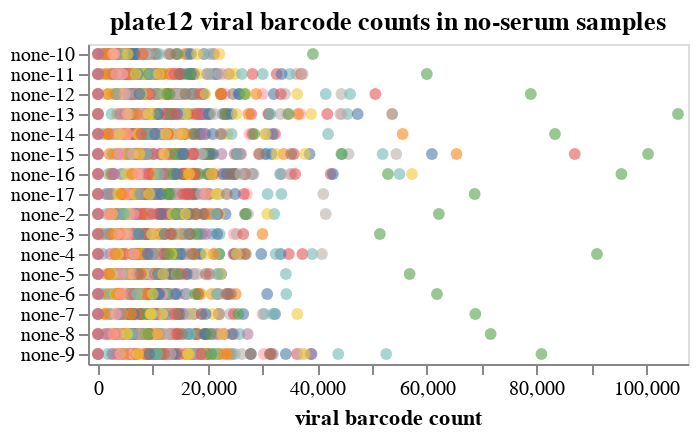

Notebook code for this chart:
### Markdown cell above
Compute and plot the no-serum sample viral barcode counts and check if they pass the QC filters.

### Code cell
no_serum_counts = (
    counts
    .query("serum == 'none'")
    .query("not neut_standard")
    .merge(neut_standard_counts, validate="many_to_one")
    [["barcode", "strain", "sample_noplate", "count", "neut_standard_count"]]
    .assign(
        passes_qc=lambda x: (
            x["count"] >= qc_thresholds["min_no_serum_viral_barcode_count"]
        ),
    )
)

# make chart
no_serum_counts_chart = (
    alt.Chart(no_serum_counts)
    .add_params(barcode_selection)
    .encode(
        alt.X("count", title="viral barcode count", scale=alt.Scale(nice=False, padding=5)),
        alt.Y("sample_noplate", title=None),
        alt.Fill("barcode", legend=None),
        strokeWidth=alt.condition(barcode_selection, alt.value(2), alt.value(0)),
        size=alt.condition(barcode_selection, alt.value(60), alt.value(35)),
        tooltip=no_serum_counts.columns.tolist(),
    )
    .mark_circle(fillOpacity=0.6, stroke="black", strokeOpacity=1)
    .properties(
        height=alt.Step(10),
        width=300,
        title=f"{plate} viral barcode counts in no-serum samples",
    )
    .configure_axis(grid=False)
    .configure_legend(titleLimit=1000)
    .interactive()
)

display(no_serum_counts_chart)

# QC check
if (no_serum_counts["passes_qc"]).all():
    print(f"\nAll samples pass {qc_thresholds['min_no_serum_viral_barcode_count']=}")
else:
    print(f"\nSamples failing {qc_thresholds['min_no_serum_viral_barcode_count']=}")
    display(no_serum_counts.query("not passes_qc"))
    qc_failures.add("min_no_serum_viral_barcode_count")

### Figure 1 — Vega-Lite specification as saved in the notebook (floating-point values rounded to 4 significant figures; data arrays with more than 128 entries replaced by an {"elided": "..."} marker saying what was removed)
{"config": {"view": {"continuousWidth": 300, "continuousHeight": 300}, "axis": {"grid": false}, "legend": {"titleLimit": 1000}}, "data": {"name": "data-24cc3f1b009294f19e8fa30175280506"}, "mark": {"type": "circle", "fillOpacity": 0.6, "stroke": "black", "strokeOpacity": 1}, "encoding": {"fill": {"field": "barcode", "legend": null, "type": "nominal"}, "size": {"condition": {"param": "param_2", "value": 60, "empty": false}, "value": 35}, "strokeWidth": {"condition": {"param": "param_2", "value": 2, "empty": false}, "value": 0}, "tooltip": [{"field": "barcode", "type": "nominal"}, {"field": "strain", "type": "nominal"}, {"field": "sample_noplate", "type": "nominal"}, {"field": "count", "type": "quantitative"}, {"field": "neut_standard_count", "type": "quantitative"}, {"field": "passes_qc", "type": "nominal"}], "x": {"field": "count", "scale": {"nice": false, "padding": 5}, "title": "viral barcode count", "type": "quantitative"}, "y": {"field": "sample_noplate", "title": null, "type": "nominal"}}, "height": {"step": 10}, "params": [{"name": "param_2", "select": {"type": "point", "fields": ["barcode"], "on": "mouseover"}}, {"name": "param_5", "select": {"type": "interval", "encodings": ["x", "y"]}, "bind": "scales"}], "title": "plate12 viral barcode counts in no-serum samples", "width": 300, "$schema": "https://vega.github.io/schema/vega-lite/v5.15.1.json", "datasets": {"data-24cc3f1b009294f19e8fa30175280506": {"elided": "1808 records"}}}
